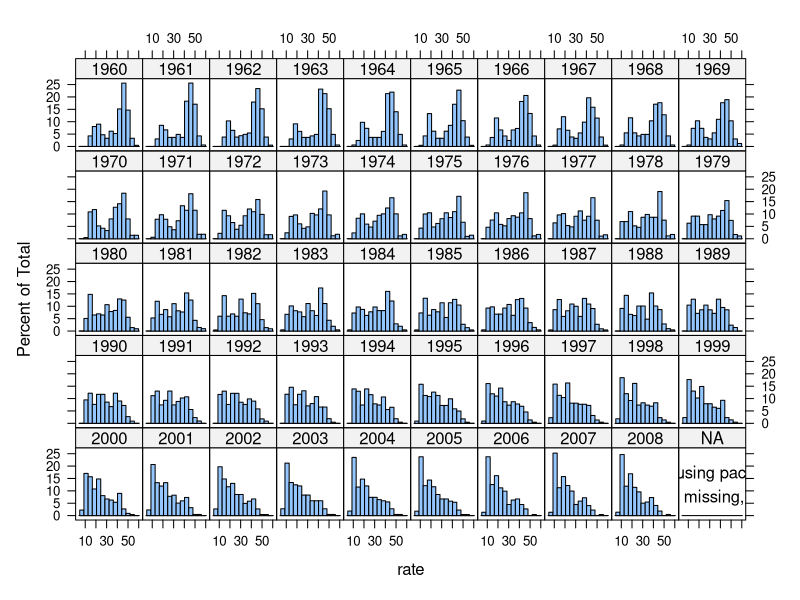

Write R code to recreate this figure.
library("lattice")

birth_yearly <- read.csv("data/birth-rate-yearly.csv")
birth_yearly.new <- birth_yearly[birth_yearly$rate < 132,]
birth_yearly.new$year <- as.character(birth_yearly.new$year)

h <- histogram(~ rate | year,
          data = birth_yearly.new,
          layout = c(10,5))

update(h, index.cond = list(c(41:50, 31:40, 21:30, 11:20, 1:10)))